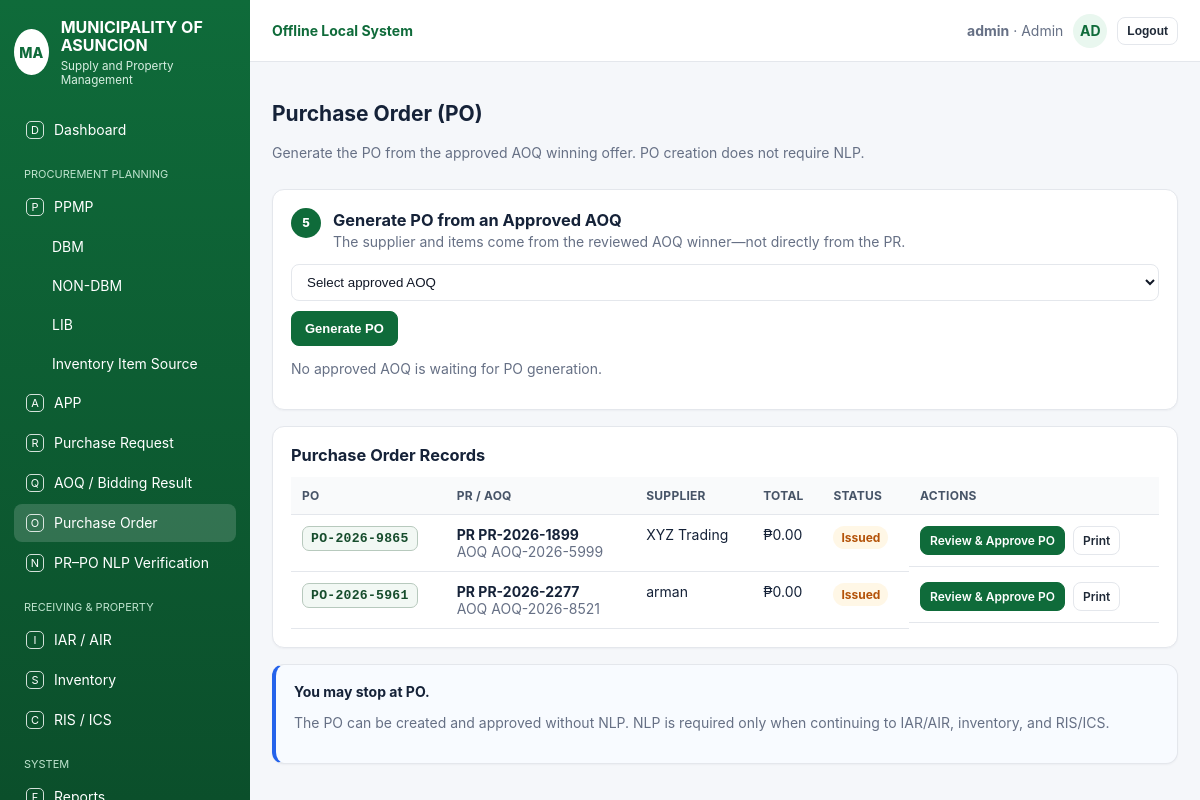
The page /po (signed in) on the database its author committed.
### tables this page shows
CREATE TABLE po(id integer primary key, no text, aoq_id integer, supplier text, status text, created_at text, items text, total real);

CREATE TABLE pr(id integer primary key, no text, app_id integer, office text, purpose text, status text, created_at text, items text, total real, ppmp_id integer);

CREATE TABLE aoq(id integer primary key, no text, pr_id integer, status text, created_at text, suppliers text, winner text, winning_amount real, winning_offer text, ocr_filename text, ocr_text text, stored_filename text, source_type text, extraction_method text, extraction_profile text, extraction_warnings text);

### app.py (the view, shortened to what this page needs)
@app.route('/po', methods=['GET','POST'])
def po():
    rows=q("""select p.*, aq.no aoq_no, aq.winner, r.no pr_no
              from po p
              left join aoq aq on aq.id=p.aoq_id
              left join pr r on r.id=aq.pr_id
              order by p.id desc""")
    _,_,_,raw_aoqs,_,_ = next_available_records()
    aoqs=[]
    for a in raw_aoqs:
        d=dict(a)
        pr_row=q('select no,items,office from pr where id=?',(a['pr_id'],),one=True)
        d['pr_no']=pr_row['no'] if pr_row else 'No linked PR'
        d['item_preview']=item_preview_from_json(a['winning_offer'],limit=1)
        aoqs.append(d)
    return render_template('po.html', active='po', rows=rows, aoqs=aoqs, title='PO')

### app.py (called while the page is built)
def conn():
    con = sqlite3.connect(DB_PATH)
    con.row_factory = sqlite3.Row
    return con

def q(sql, params=(), one=False):
    con = conn(); cur = con.execute(sql, params); rows = cur.fetchall(); con.close(); return rows[0] if one and rows else rows

def to_float(v):
    try:
        if v is None or v == '':
            return 0.0
        if isinstance(v, (int, float)):
            return float(v)
        cleaned = str(v).replace('₱', '').replace(',', '').strip()
        return float(cleaned or 0)
    except Exception:
        return 0.0

def money(v):
    return '₱{:,.2f}'.format(to_float(v))

@app.before_request
def ensure():
    global _DATABASE_READY
    if not _DATABASE_READY:
        init_db()
        _DATABASE_READY = True
    allowed = {'login', 'static'}
    if request.endpoint in allowed:
        return None
    if not session.get('logged_in'):
        return redirect(url_for('login'))
    return None

@app.after_request
def add_no_cache_headers(response):
    response.headers['Cache-Control'] = 'no-store, no-cache, must-revalidate, max-age=0'
    response.headers['Pragma'] = 'no-cache'
    response.headers['Expires'] = '0'
    return response

### templates/po.html (shortened to what this page needs)
{% extends 'base.html' %}
{% block content %}
<div class="toolbar"><div><h2>Purchase Order (PO)</h2><p class="muted">Generate the PO from the approved AOQ winning offer. PO creation does not require NLP.</p></div></div>
<div class="card">
  <div class="step-title"><span>5</span><div><h3>Generate PO from an Approved AOQ</h3><p class="muted">The supplier and items come from the reviewed AOQ winner—not directly from the PR.</p></div></div>
  <form method="post" class="filters" data-confirm="Generate a Purchase Order from the selected approved AOQ winning offer?">
    <select name="aoq_id" required><option value="">Select approved AOQ</option></select>
    <button class="btn primary" type="submit">Generate PO</button>
  </form>
  {% if not aoqs %}<p class="muted">No approved AOQ is waiting for PO generation.</p>{% endif %}
</div>
<div class="card" style="margin-top:16px">
  <h3>Purchase Order Records</h3>
  <div class="table-scroll"><table class="table"><tr><th>PO</th><th>PR / AOQ</th><th>Supplier</th><th>Total</th><th>Status</th><th>Actions</th></tr>
  {% for r in rows %}<tr><td><span class="id-chip">{{r.no}}</span></td><td><b>PR {{r.pr_no or '—'}}</b><br><span class="muted">AOQ {{r.aoq_no or '—'}}</span></td><td>{{r.supplier}}</td><td>{{r.total|money}}</td><td><span class="badge {{'ok' if r.status=='Approved' else 'warn'}}">{{r.status}}</span></td><td class="actions"><a class="btn {{'primary' if r.status!='Approved' else 'blue'}} small" href="{{url_for('po_review',id=r.id)}}">{{'Review & Approve PO' if r.status!='Approved' else 'View Approved PO'}}</a><a class="btn small" href="{{url_for('po_print',id=r.id)}}">Print</a>{% if r.status=='Approved' %}<a class="btn small" href="{{url_for('nlp')}}">Continue to NLP</a>{% endif %}</td></tr>{% else %}<tr><td colspan="6" class="center muted">No PO records yet.</td></tr>{% endfor %}
  </table></div>
</div>
<div class="card info-card" style="margin-top:16px"><b>You may stop at PO.</b><p class="muted">The PO can be created and approved without NLP. NLP is required only when continuing to IAR/AIR, inventory, and RIS/ICS.</p></div>
{% endblock %}

### static/css/style.css (style rules this page uses)
:root { --green: #0f6b3a; --green2: #0b4f2b; --green3: #e9f7ef; --line: #e4e7ec; --muted: #667085; --text: #152238; --bg: #f5f7fa; --red: #dc3545; --orange: #f59e0b; --blue: #2563eb; --purple: #6d28d9 }
* { box-sizing: border-box }
body { margin: 0; font-family: Inter, Segoe UI, Arial, sans-serif; background: var(--bg); color: var(--text); font-size: 14px }
.card { background: #fff; border: 1px solid var(--line); border-radius: 12px; box-shadow: 0 1px 2px rgba(16, 24, 40, .04); padding: 18px }
.card h2, .card h3 { margin: 0 0 12px }
.muted { color: var(--muted) }
.btn { display: inline-flex; align-items: center; gap: 8px; border: 1px solid var(--line); border-radius: 8px; background: #fff; color: #1f2937; padding: 9px 13px; text-decoration: none; cursor: pointer; font-weight: 600; font-size: 13px }
.btn.primary { background: var(--green); border-color: var(--green); color: #fff }
.btn.small { padding: 6px 9px; font-size: 12px }
.actions { display: flex; gap: 8px; flex-wrap: wrap }
.toolbar { display: flex; align-items: center; justify-content: space-between; gap: 12px; margin-bottom: 14px }
.filters { display: flex; gap: 10px; flex-wrap: wrap; margin-bottom: 12px }
input, select, textarea { border: 1px solid var(--line); border-radius: 8px; padding: 9px 11px; background: #fff; color: #111827; width: 100% }
.table { width: 100%; border-collapse: collapse; background: #fff }
.table th, .table td { border-bottom: 1px solid var(--line); padding: 11px; text-align: left; vertical-align: top }
.table th { font-size: 12px; text-transform: uppercase; letter-spacing: .02em; color: #475467; background: #f9fafb }
.badge { display: inline-flex; padding: 4px 8px; border-radius: 999px; font-size: 12px; font-weight: 700 }
.warn { background: #fff7e6; color: #b45309 }
.table-scroll { overflow: auto; width: 100% }
.id-chip { display: inline-block; max-width: 100%; padding: 4px 8px; border-radius: 7px; border: 1px solid #b7c9bd; background: #f2f8f4; color: #174d2d; font-family: ui-monospace, SFMono-Regular, Menlo, Consolas, monospace; font-size: .82rem; font-weight: 700; letter-spacing: .02em; white-space: nowrap; }
.table .actions { min-width: 190px; }
.table .actions .btn { white-space: normal; text-align: center; }
.workflow-node b,.step-title>span { width:30px;height:30px;border-radius:50%;display:inline-grid;place-items:center;background:var(--green);color:#fff;font-size:12px;flex:none }
.step-title { display:flex;gap:12px;align-items:flex-start;margin-bottom:14px }
.step-title h3 { margin:2px 0 3px }
.step-title p { margin:0 }
.step-title>span { font-weight:800 }
.info-card { border-left:4px solid var(--blue);background:#f8fbff }

### rows shown on the page
po: no "PO-2026-9865", no "PR-2026-1899", no "AOQ-2026-5999", supplier "XYZ Trading", total "₱0.00", status "Issued", status "Review & Approve PO"
po: no "PO-2026-5961", no "PR-2026-2277", no "AOQ-2026-8521", supplier "arman", total "₱0.00", status "Issued", status "Review & Approve PO"

### other values the page prints
{{ session.get('username','admin') }} "admin"
{{ session.get('role','Staff') }} "Admin"
{{ session.get('username','A')[:2]|upper }} "AD"
